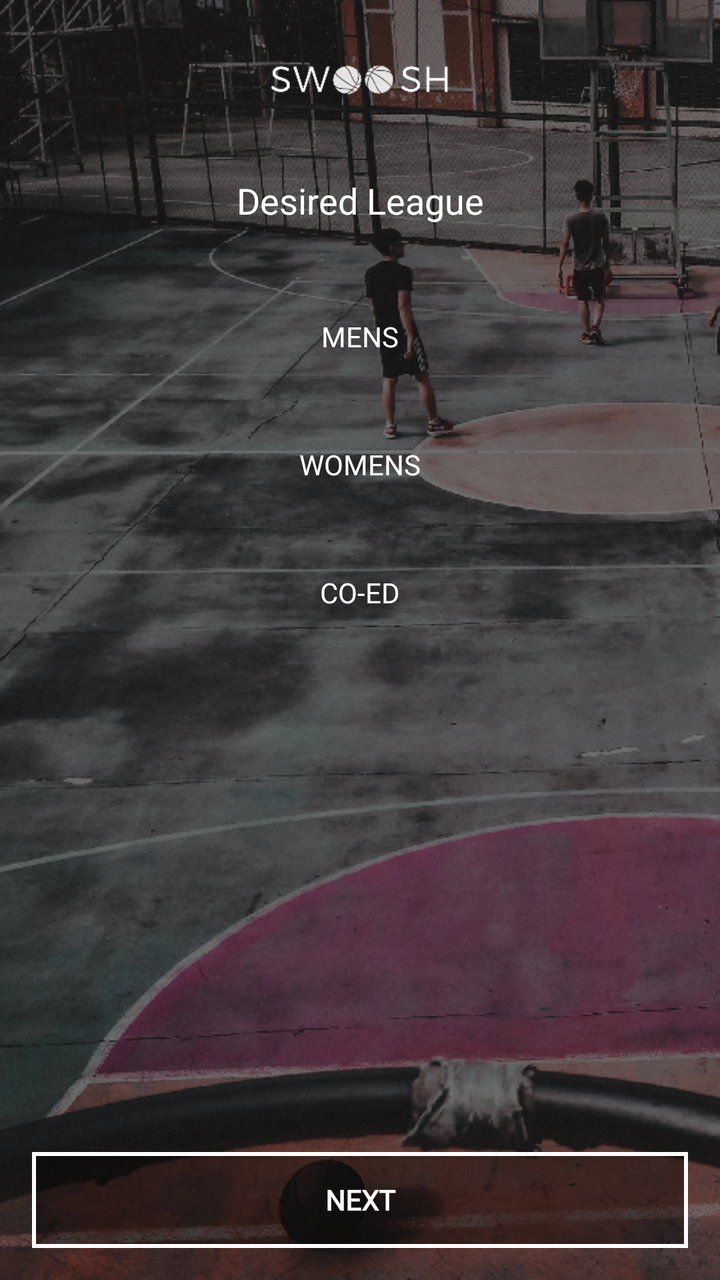
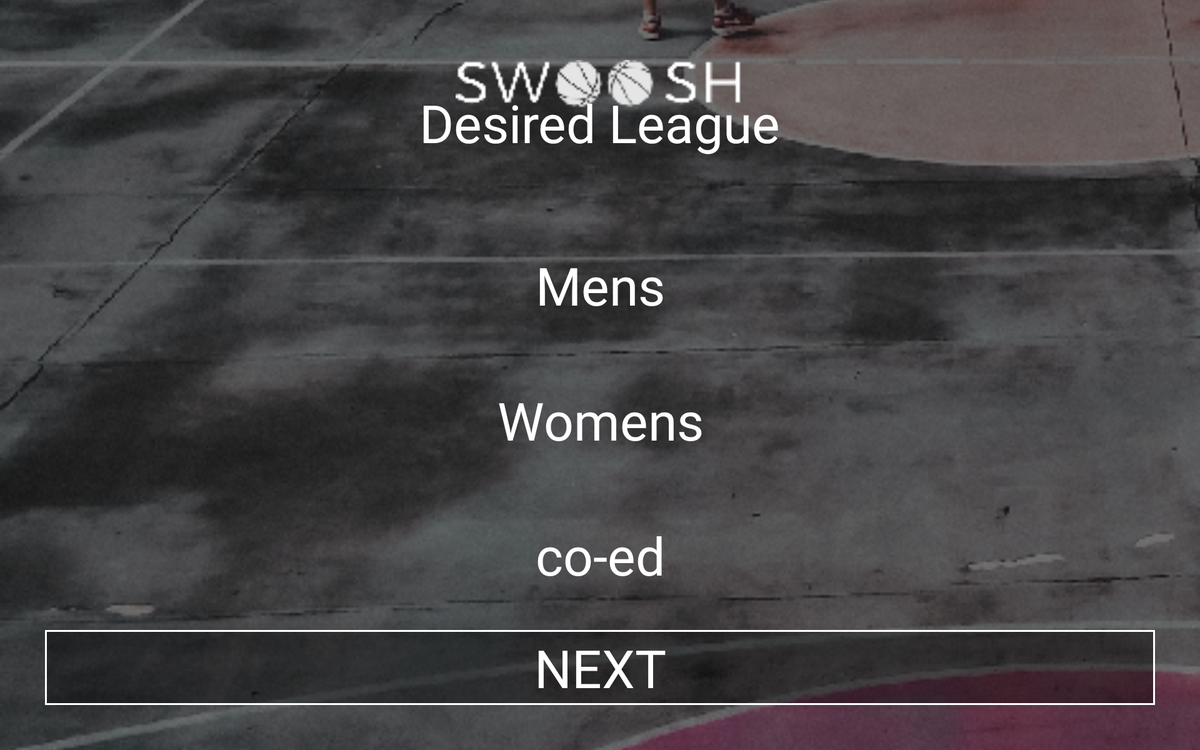

An Android layout and its configuration variant, each rendered on a device that would load it. The default file and the variant file are quoted in full after the pictures.
<!-- AndroidManifest.xml: application theme AppTheme -->
<!-- res/layout/activity_league.xml -->
<?xml version="1.0" encoding="utf-8"?>
<android.support.constraint.ConstraintLayout xmlns:android="http://schemas.android.com/apk/res/android"
    xmlns:app="http://schemas.android.com/apk/res-auto"
    xmlns:tools="http://schemas.android.com/tools"
    android:layout_width="match_parent"
    android:layout_height="match_parent"
    tools:context=".Controller.LeagueActivity">

    <ImageView
        android:id="@+id/imageView3"
        android:layout_width="0dp"
        android:layout_height="0dp"
        android:scaleType="centerCrop"
        app:layout_constraintBottom_toBottomOf="parent"
        app:layout_constraintEnd_toEndOf="parent"
        app:layout_constraintStart_toStartOf="parent"
        app:layout_constraintTop_toTopOf="parent"
        app:srcCompat="@drawable/desiredleaguebg"
        android:contentDescription="@string/back_ground" />

    <ImageView
        android:id="@+id/imageView2"
        android:layout_width="wrap_content"
        android:layout_height="32dp"
        android:layout_marginEnd="8dp"
        android:layout_marginStart="8dp"
        android:layout_marginTop="24dp"
        app:layout_constraintEnd_toEndOf="parent"
        app:layout_constraintStart_toStartOf="parent"
        app:layout_constraintTop_toTopOf="parent"
        app:srcCompat="@drawable/swooshlogo"
        android:contentDescription="@string/logo" />

    <TextView
        android:id="@+id/textView4"
        android:layout_width="wrap_content"
        android:layout_height="wrap_content"
        android:layout_marginEnd="8dp"
        android:layout_marginStart="8dp"
        android:layout_marginTop="32dp"
        android:fontFamily="@font/montserrat"
        android:text="@string/desired_league"
        android:textColor="@android:color/background_light"
        android:textSize="18sp"
        app:layout_constraintEnd_toEndOf="parent"
        app:layout_constraintStart_toStartOf="parent"
        app:layout_constraintTop_toBottomOf="@+id/imageView2" />

    <LinearLayout
        android:layout_width="0dp"
        android:layout_height="wrap_content"
        android:layout_marginEnd="16dp"
        android:layout_marginStart="16dp"
        android:layout_marginTop="32dp"
        android:orientation="vertical"
        app:layout_constraintEnd_toEndOf="parent"
        app:layout_constraintStart_toStartOf="parent"
        app:layout_constraintTop_toBottomOf="@+id/textView4">

        <ToggleButton
            android:id="@+id/buttonMens"
            android:layout_width="match_parent"
            android:layout_height="wrap_content"
            android:background="@drawable/swoosh_toggle"
            android:fontFamily="@font/montserrat"
            android:text="@string/mens"
            android:textColor="@android:color/background_light"
            android:textOff="@string/mens"
            android:textOn="@string/mens" />

        <ToggleButton
            android:id="@+id/buttonWomens"
            android:layout_width="match_parent"
            android:layout_height="wrap_content"
            android:layout_marginBottom="16dp"
            android:layout_marginTop="16dp"
            android:background="@drawable/swoosh_toggle"
            android:fontFamily="@font/montserrat"
            android:text="@string/womens"
            android:textColor="@android:color/background_light"
            android:textOff="@string/womens"
            android:textOn="@string/womens" />

        <ToggleButton
            android:id="@+id/buttonCoed"
            android:layout_width="match_parent"
            android:layout_height="wrap_content"
            android:background="@drawable/swoosh_toggle"
            android:fontFamily="@font/montserrat"
            android:text="@string/co_ed"
            android:textColor="@android:color/background_light"
            android:textOff="@string/co_ed"
            android:textOn="@string/co_ed" />
    </LinearLayout>

    <Button
        android:id="@+id/buttonNext"
        android:layout_width="0dp"
        android:layout_height="wrap_content"
        android:layout_marginBottom="16dp"
        android:layout_marginEnd="16dp"
        android:layout_marginStart="16dp"
        android:background="@drawable/swoosh_button"
        android:fontFamily="@font/montserrat"
        android:text="@string/next"
        android:textColor="@android:color/background_light"
        android:textStyle="bold"
        app:layout_constraintBottom_toBottomOf="@+id/imageView3"
        app:layout_constraintEnd_toEndOf="parent"
        app:layout_constraintStart_toStartOf="parent" />
</android.support.constraint.ConstraintLayout>
<!-- resources referenced by this layout -->
<resources>
  <!-- drawable desiredleaguebg: png bitmap (drawable-hdpi, 692930 bytes) -->
  <!-- drawable swoosh_button (drawable) -->
  <?xml version="1.0" encoding="utf-8"?>
  <shape xmlns:android="http://schemas.android.com/apk/res/android"
      android:shape="rectangle">
  
      <solid android:color="#64000000"/>
  
      <stroke android:color="@android:color/white"
          android:width="2dp"/>
  
  </shape>
  <!-- drawable swoosh_toggle (drawable) -->
  <?xml version="1.0" encoding="utf-8"?>
  <selector xmlns:android="http://schemas.android.com/apk/res/android">
      <item android:state_checked="true" android:drawable="@drawable/swoosh_button_checked" />
      <item android:state_checked="false" android:drawable="@drawable/start_button" />
  </selector>
  <!-- drawable swooshlogo: png bitmap (drawable-hdpi, 2083 bytes) -->
  <string name="back_ground">back ground</string>
  <string name="co_ed">co-ed</string>
  <string name="desired_league">Desired League</string>
  <string name="logo">logo</string>
  <string name="mens">Mens</string>
  <string name="next">next</string>
  <string name="womens">Womens</string>
  <style name="AppTheme" parent="Theme.AppCompat.Light.NoActionBar">
          
          <item name="colorPrimary">#3f3f3f</item>
          <item name="colorPrimaryDark">#232323</item>
          <item name="colorAccent">#FFFFFF</item>
      </style>
  <!-- drawable swoosh_button_checked (drawable) -->
  <?xml version="1.0" encoding="utf-8"?>
  <shape xmlns:android="http://schemas.android.com/apk/res/android">
      <solid android:color="#592c3f"/>
      <stroke android:color="@android:color/white"
          android:width="3dp"/>
  
  </shape>
</resources>
<!-- res/layout-xlarge/activity_league.xml (the repository's variant of the layout above) -->
<!-- drawn on a large tablet held sideways -->
<?xml version="1.0" encoding="utf-8"?>
<android.support.constraint.ConstraintLayout xmlns:android="http://schemas.android.com/apk/res/android"
    xmlns:app="http://schemas.android.com/apk/res-auto"
    xmlns:tools="http://schemas.android.com/tools"
    android:layout_width="match_parent"
    android:layout_height="match_parent">

    <ImageView
        android:id="@+id/imageView7"
        android:layout_width="0dp"
        android:layout_height="0dp"
        android:scaleType="centerCrop"
        app:layout_constraintBottom_toBottomOf="parent"
        app:layout_constraintEnd_toEndOf="parent"
        app:layout_constraintHorizontal_bias="0.0"
        app:layout_constraintStart_toStartOf="parent"
        app:layout_constraintTop_toTopOf="parent"
        app:layout_constraintVertical_bias="0.0"
        app:srcCompat="@drawable/desiredleaguebg" />

    <ImageView
        android:id="@+id/logo"
        android:layout_width="0dp"
        android:layout_height="52dp"
        android:layout_marginTop="64dp"
        android:contentDescription="@string/logo"
        app:layout_constraintEnd_toStartOf="@+id/guideline3"
        app:layout_constraintStart_toStartOf="@+id/guideline2"
        app:layout_constraintTop_toTopOf="parent"
        app:srcCompat="@drawable/swooshlogo" />

    <android.support.constraint.Guideline
        android:id="@+id/guideline2"
        android:layout_width="wrap_content"
        android:layout_height="wrap_content"
        android:orientation="vertical"
        app:layout_constraintGuide_percent="0.3" />

    <android.support.constraint.Guideline
        android:id="@+id/guideline3"
        android:layout_width="wrap_content"
        android:layout_height="wrap_content"
        android:orientation="vertical"
        app:layout_constraintGuide_percent="0.7" />

    <TextView
        android:id="@+id/textView9"
        android:layout_width="wrap_content"
        android:layout_height="wrap_content"
        android:layout_marginBottom="32dp"
        android:layout_marginEnd="8dp"
        android:layout_marginStart="8dp"
        android:fontFamily="@font/montserrat"
        android:text="@string/desired_league"
        android:textColor="@android:color/background_light"
        android:textSize="56sp"
        app:layout_constraintBottom_toTopOf="@+id/guideline4"
        app:layout_constraintEnd_toEndOf="parent"
        app:layout_constraintStart_toStartOf="parent" />

    <android.support.constraint.Guideline
        android:id="@+id/guideline4"
        android:layout_width="wrap_content"
        android:layout_height="wrap_content"
        android:orientation="horizontal"
        app:layout_constraintGuide_percent="0.25"/>

    <ToggleButton
        android:id="@+id/buttonMens"
        android:layout_width="0dp"
        android:layout_height="80dp"
        android:layout_marginEnd="48dp"
        android:layout_marginStart="48dp"
        android:layout_marginTop="64dp"
        android:background="@drawable/swoosh_toggle"
        android:fontFamily="@font/montserrat"
        android:text="@string/mens"
        android:textAllCaps="false"
        android:textColor="@android:color/background_light"
        android:textOff="@string/mens"
        android:textOn="@string/mens"
        android:textSize="56sp"
        app:layout_constraintEnd_toEndOf="parent"
        app:layout_constraintStart_toStartOf="parent"
        app:layout_constraintTop_toTopOf="@+id/guideline4" />

    <ToggleButton
        android:id="@+id/buttonWomens"
        android:layout_width="0dp"
        android:layout_height="80dp"
        android:layout_marginEnd="48dp"
        android:layout_marginStart="48dp"
        android:layout_marginTop="64dp"
        android:background="@drawable/swoosh_toggle"
        android:fontFamily="@font/montserrat"
        android:text="@string/womens"
        android:textAllCaps="false"
        android:textColor="@android:color/background_light"
        android:textOff="@string/womens"
        android:textOn="@string/womens"
        android:textSize="56sp"
        app:layout_constraintEnd_toEndOf="parent"
        app:layout_constraintStart_toStartOf="parent"
        app:layout_constraintTop_toBottomOf="@+id/buttonMens" />

    <ToggleButton
        android:id="@+id/buttonCoed"
        android:layout_width="0dp"
        android:layout_height="80dp"
        android:layout_marginEnd="48dp"
        android:layout_marginStart="48dp"
        android:layout_marginTop="64dp"
        android:background="@drawable/swoosh_toggle"
        android:fontFamily="@font/montserrat"
        android:text="@string/co_ed"
        android:textAllCaps="false"
        android:textColor="@android:color/background_light"
        android:textOff="@string/co_ed"
        android:textOn="@string/co_ed"
        android:textSize="56sp"
        app:layout_constraintEnd_toEndOf="parent"
        app:layout_constraintHorizontal_bias="0.0"
        app:layout_constraintStart_toStartOf="parent"
        app:layout_constraintTop_toBottomOf="@+id/buttonWomens" />

    <Button
        android:id="@+id/buttonNext"
        android:layout_width="0dp"
        android:layout_height="80dp"
        android:layout_marginBottom="48dp"
        android:layout_marginEnd="48dp"
        android:layout_marginStart="48dp"
        android:background="@drawable/swoosh_button"
        android:fontFamily="@font/montserrat"
        android:text="@string/next"
        android:textColor="@android:color/background_light"
        android:textSize="56sp"
        app:layout_constraintBottom_toBottomOf="parent"
        app:layout_constraintEnd_toEndOf="parent"
        app:layout_constraintStart_toStartOf="parent" />

</android.support.constraint.ConstraintLayout>
<!-- resources referenced by the variant -->
<!-- as a large tablet held sideways resolves them -->
<resources>
  <!-- drawable desiredleaguebg: png bitmap (drawable-hdpi, 692930 bytes) -->
  <!-- drawable swoosh_button (drawable) -->
  <?xml version="1.0" encoding="utf-8"?>
  <shape xmlns:android="http://schemas.android.com/apk/res/android"
      android:shape="rectangle">
  
      <solid android:color="#64000000"/>
  
      <stroke android:color="@android:color/white"
          android:width="2dp"/>
  
  </shape>
  <!-- drawable swoosh_toggle (drawable) -->
  <?xml version="1.0" encoding="utf-8"?>
  <selector xmlns:android="http://schemas.android.com/apk/res/android">
      <item android:state_checked="true" android:drawable="@drawable/swoosh_button_checked" />
      <item android:state_checked="false" android:drawable="@drawable/start_button" />
  </selector>
  <!-- drawable swooshlogo: png bitmap (drawable-hdpi, 2083 bytes) -->
  <string name="co_ed">co-ed</string>
  <string name="desired_league">Desired League</string>
  <string name="logo">logo</string>
  <string name="mens">Mens</string>
  <string name="next">next</string>
  <string name="womens">Womens</string>
  <style name="AppTheme" parent="Theme.AppCompat.Light.NoActionBar">
          
          <item name="colorPrimary">#3f3f3f</item>
          <item name="colorPrimaryDark">#232323</item>
          <item name="colorAccent">#FFFFFF</item>
      </style>
  <!-- drawable swoosh_button_checked (drawable) -->
  <?xml version="1.0" encoding="utf-8"?>
  <shape xmlns:android="http://schemas.android.com/apk/res/android">
      <solid android:color="#592c3f"/>
      <stroke android:color="@android:color/white"
          android:width="3dp"/>
  
  </shape>
</resources>
